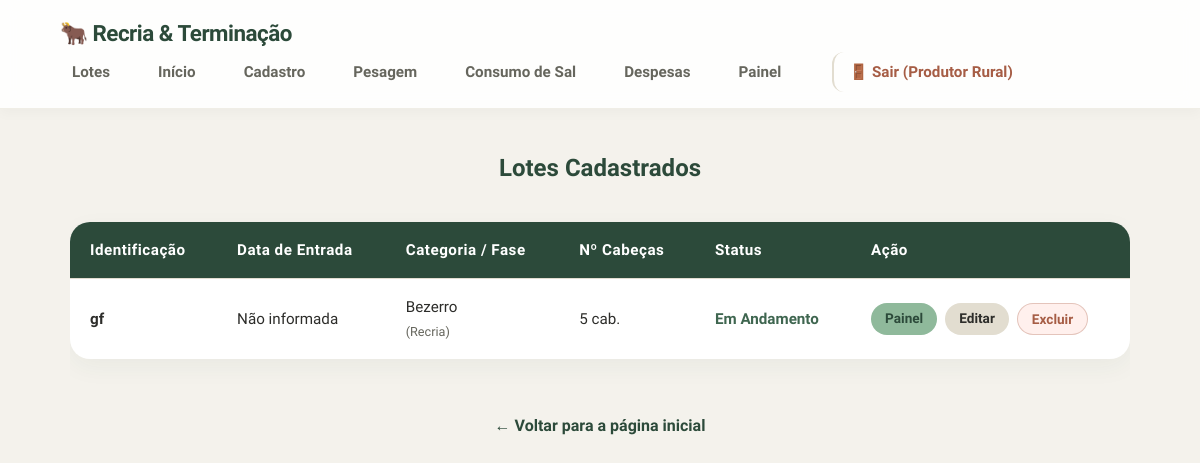
Screenshot of /lotes (signed in) with the database file from the repository.
### tables this page shows
CREATE TABLE lotes (
                    id INTEGER PRIMARY KEY AUTOINCREMENT,
                    identificacao TEXT NOT NULL,
                    fase_atual TEXT NOT NULL,
                    categoria_animal TEXT,
                    data_inicio TEXT,
                    qtd_cabecas INTEGER,
                    custo_bezerro_unitario REAL,
                    custo_total_compra REAL,
                    valor_venda_total REAL,
                    total_arrobas_vendidas REAL,
                    status TEXT DEFAULT 'Em Andamento'
                , frigorifico_comprador TEXT, qtd_vendida_total INTEGER DEFAULT 0);

### app.py (the view)
@app.route('/lotes')
def lotes():
    conexao = conectar()
    try:
        lista_lotes = conexao.execute('SELECT * FROM lotes ORDER BY id DESC').fetchall()
    finally:
        conexao.close()
    return render_template('lotes.html', lotes=lista_lotes)

### app.py (called while the page is built)
@app.context_processor
def inject_csrf_token():
    if 'csrf_token' not in session:
        session['csrf_token'] = secrets.token_hex(32)
    return dict(csrf_token=session['csrf_token'])

@app.before_request
def verificar_seguranca_global():
    if 'csrf_token' not in session:
        session['csrf_token'] = secrets.token_hex(32)
    rotas_livres = ['login', 'static', 'api_cotacoes']
    if request.endpoint not in rotas_livres and 'usuario_id' not in session:
        return redirect(url_for('login'))
    if request.method == 'POST' and request.endpoint not in ['api_cotacoes', 'login']:
        token = request.form.get('csrf_token') or request.headers.get('X-CSRF-Token')
        if not token or token != session.get('csrf_token'):
            return "Erro 403: Falha na validação CSRF. Requisição rejeitada por segurança.", 403

@app.template_filter('data_br')
def data_br(data_iso):
    if not data_iso:
        return "Não informada"
    try:
        return datetime.strptime(data_iso, '%Y-%m-%d').strftime('%d/%m/%Y')
    except:
        return data_iso

### config_banco.py (called while the page is built)
def conectar():
    conexao = sqlite3.connect('dados.db')
    conexao.row_factory = sqlite3.Row
    conexao.execute('PRAGMA foreign_keys = ON;')
    return conexao

### templates/lotes.html (shortened to what this page needs)
{% extends "base.html" %}
{% block conteudo %}
<h2>Lotes Cadastrados</h2>
<div style="overflow-x: auto; width: 100%;">
    <table>
        <thead>
            <tr>
                <th>Identificação</th>
                <th>Data de Entrada</th>
                <th>Categoria / Fase</th>
                <th>Nº Cabeças</th>
                <th>Status</th>
                <th>Ação</th>
            </tr>
        </thead>
        <tbody>
            {% for lote in lotes %}
            <tr>
                <td><strong>{{ lote.identificacao }}</strong></td>
                <td>{{ lote.data_inicio | data_br }}</td>
                <td>{{ lote.categoria_animal or '—' }} <br> <small style="color: var(--texto-suave);">({{ lote.fase_atual }})</small></td>
                <td>{{ lote.qtd_cabecas or 0 }} cab.</td>
                <td>
                    {% if lote.status == 'Finalizado' %}
                        <span style="color: #A65D45; font-weight: bold;">{{ lote.status }}</span>
                    {% else %}
                        <span style="color: #3F6650; font-weight: bold;">{{ lote.status or 'Em Andamento' }}</span>
                    {% endif %}
                </td>
                <td>
                    <div class="grupo-botoes-tabela">
                        <a class="botao btn-tabela" href="{{ url_for('painel', lote_id=lote.id) }}">Painel</a>
                        <a class="botao btn-tabela-secundario" href="{{ url_for('editar_lote', id=lote.id) }}">Editar</a>
                        <form action="{{ url_for('excluir_lote', id=lote.id) }}" method="POST" class="form-excluir" onsubmit="return confirm('ATENÇÃO: Tem certeza que deseja excluir o lote \'{{ lote.identificacao }}\'?\n\nTodas as despesas e pesagens associadas a ele também serão apagadas para sempre.');">
                            <button type="submit" class="excluir btn-tabela-excluir">Excluir</button>
                        </form>
                    </div>
                </td>
            </tr>
            {% else %}
            <tr>
                <td colspan="6" style="text-align: center;">Nenhum lote cadastrado ainda.</td>
            </tr>
            {% endfor %}
        </tbody>
    </table>
</div>
<a class="voltar" href="{{ url_for('index') }}">← Voltar para a página inicial</a>
{% endblock %}

### static/style.css (style rules this page uses)
* { box-sizing: border-box; margin: 0; padding: 0; }
:root { --verde-salvia: #8FB99B; --verde-escuro: #2C4A3A; --creme: #F4F2EC; --branco: #FFFFFF; --terracota: #E8B4A0; --terracota-escuro: #A65D45; --texto: #2D2D2A; --texto-suave: #66665D; --borda: #E2DDD0; --raio: 20px; --raio-peq: 12px; --sombra-suave: 0 8px 24px rgba(44, 74, 58, 0.05); --sombra-hover: 0 16px 32px rgba(44, 74, 58, 0.12); --transicao: all 0.3s cubic-bezier(0.25, 0.8, 0.25, 1); }
body { font-family: 'Nunito Sans', Arial, sans-serif; background-color: var(--creme); color: var(--texto); line-height: 1.6; display: flex; flex-direction: column; min-height: 100vh; }
h1, h2, h3, h4 { font-family: 'Baloo 2', 'Nunito Sans', sans-serif; color: var(--verde-escuro); font-weight: 700; text-align: center; margin-bottom: 24px; }
button, .botao { background-color: var(--verde-salvia); color: var(--verde-escuro); border: none; padding: 12px 28px; border-radius: 999px; font-size: 1rem; font-weight: 700; font-family: 'Nunito Sans', sans-serif; cursor: pointer; transition: var(--transicao); display: inline-flex; justify-content: center; align-items: center; text-decoration: none; width: 100%; margin-top: 10px; }
.botao { width: auto; }
.voltar { display: inline-block; margin-top: 24px; color: var(--verde-escuro); text-decoration: none; font-weight: 700; transition: var(--transicao); }
table { width: 100%; border-collapse: separate; border-spacing: 0; margin: 10px 0 30px; font-size: 0.95rem; background-color: var(--branco); border-radius: var(--raio); overflow: hidden; box-shadow: var(--sombra-suave); }
th, td { padding: 16px 20px; text-align: left; border-bottom: 1px solid var(--borda); vertical-align: middle; }
th { background-color: var(--verde-escuro); color: var(--branco); font-weight: 700; font-family: 'Baloo 2', sans-serif; letter-spacing: 0.5px; }
tr:last-child td { border-bottom: none; }
.grupo-botoes-tabela { display: flex; gap: 8px; align-items: center; flex-wrap: wrap; }
.form-excluir { margin: 0; padding: 0; display: inline-flex; }
a.btn-tabela, a.btn-tabela-secundario, button.btn-tabela-excluir { width: auto !important; margin: 0 !important; height: 32px; padding: 0 14px; font-size: 0.85rem; font-weight: 700; border-radius: 999px; display: inline-flex; align-items: center; justify-content: center; text-decoration: none; box-shadow: none; transform: none; }
a.btn-tabela { background-color: var(--verde-salvia); color: var(--verde-escuro); }
a.btn-tabela-secundario { background-color: #E2DDD0; color: var(--texto); }
button.btn-tabela-excluir { background-color: #FFF0ED; color: var(--terracota-escuro); border: 1px solid rgba(166, 93, 69, 0.3); }

### rows the page displays
lotes: identificacao "gf", data_inicio|data_br "Não informada", categoria_animal "Bezerro", fase_atual "Recria", qtd_cabecas "5", status "Em Andamento"

### other values shown
{{ session.get('nome_usuario') }} "Produtor Rural"
